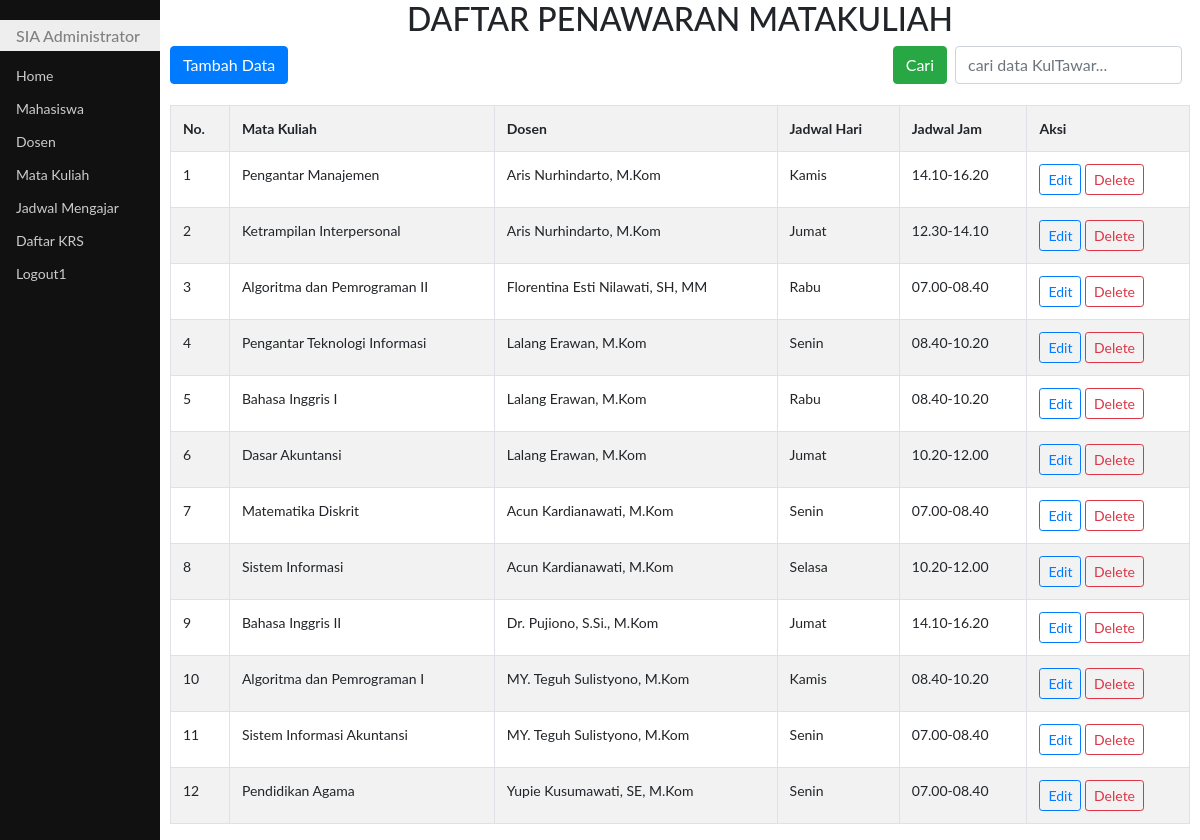
/updateTawar.php, run on the app's committed database.
### tables this page shows
CREATE TABLE `matkul` (
  `id` int(11) NOT NULL AUTO_INCREMENT,
  `idmatkul` char(10) DEFAULT NULL,
  `namamatkul` varchar(50) DEFAULT NULL,
  `sks` int(2) DEFAULT NULL,
  `jns` char(3) DEFAULT NULL,
  `smt` varchar(10) DEFAULT NULL,
  PRIMARY KEY (`id`)
);

CREATE TABLE `dosen` (
  `id` int(11) NOT NULL AUTO_INCREMENT,
  `npp` char(16) DEFAULT NULL,
  `namadosen` varchar(50) DEFAULT NULL,
  `homebase` char(10) DEFAULT NULL,
  PRIMARY KEY (`id`)
);

CREATE TABLE `kultawar` (
  `idmatkul` int(10) NOT NULL AUTO_INCREMENT,
  `npp` char(16) DEFAULT NULL,
  `klp` char(10) DEFAULT NULL,
  `hari` varchar(10) DEFAULT NULL,
  `jamkul` char(13) DEFAULT NULL,
  `ruang` char(6) DEFAULT NULL,
  PRIMARY KEY (`idmatkul`)
);

### fungsi.php (called while the page is built, shortened)
<?php
function encryptid($id)
{
    $enc = base64_encode(rand() * strtotime(date("Y-m-d H:i.s"))."-".$id);
    return $enc;
}
?>

### updateTawar.php (the view, shortened to what this page needs)
<!DOCTYPE html>
<html lang="en">
<head>
	<link rel="stylesheet" type="text/css" href="bootstrap4/css/bootstrap.css">
	<link rel="stylesheet" type="text/css" href="css/styleku.css">
	<link rel="stylesheet" href="https://use.fontawesome.com/releases/v5.7.0/css/all.css">
</head>
<body>
    <div class="utama">
    <h2 class="text-center">DAFTAR PENAWARAN MATAKULIAH</h2>
        <a class="btn btn-primary" href="addTawar.php">Tambah Data</a>
    <span class="float-right">
		<form action="" method="post" class="form-inline">
			<button class="btn btn-success" type="submit">Cari</button>
			<input class="form-control mr-2 ml-2" type="text" name="cari" placeholder="cari data KulTawar..." autofocus autocomplete="off">
		</form>
	</span>
    <br><br>
    <?php
    require "fungsi.php";
    if (isset($_POST['cari'])){
        $cari=$_POST['cari'];
        $rs=search('kultawar',"idkultawar like '%$cari%' or
                              idmatkul like '%$cari%' or
                              npp like '%$cari%' or
                              klp like '%$cari%' or
                              hari like '%$cari%' or
                              jamkul like '%$cari%' or
                              ruang like '%$cari%'");
    }else{
        $sql="select * from matkul a JOIN kultawar b ON (a.id = b.idmatkul) JOIN dosen c ON (c.npp=b.npp)";
    }
    $rs=mysqli_query($koneksi,$sql) or die(mysqli_error($koneksi));
    if(mysqli_num_rows($rs) == 0)
    {
        echo "data masih kosong";
    }
    else
    {
    ?>
    <table class="table table-bordered table-striped">
        <tr>
            <th>No.</th>
            <th>Mata Kuliah</th>
            <th>Dosen</th>
            <th>Jadwal Hari</th>
            <th>Jadwal Jam</th>
            <th>Aksi</th>
        </tr>
    <?php
        $i = 1;
        while($result = mysqli_fetch_object($rs))
        {
    ?>
        <tr>
            <td><?php echo $i?></td>
            <td><?php echo $result->namamatkul?></td>
            <td><?php echo $result->namadosen?></td>
            <td><?php echo $result->hari?></td>
            <td><?php echo $result->jamkul?></td>
            <td>
                <a class="btn btn-outline-primary btn-sm" href="editKulTawar.php?id=<?php echo encryptid($result->idkultawar)?>">Edit</a>
                <a class="btn btn-outline-danger btn-sm" href="hpsKulTawar.php?id=<?php echo encryptid($result->idkultawar)?>" onclick="return confirm ('Yakin dihapus?')">Delete</a></td>
        </tr>
    <?php
            $i++;
        }
    }
        ?>
</body>
</html>

### css/styleku.css (style rules this page uses)
body { font-family: "Lato", sans-serif; }
.menusamping { height: 100%; width: 160px; position: fixed; z-index: 1; top: 0; left: 0; background-color: #111; overflow-x: hidden; padding-top: 20px; }
.menusamping a { padding: 6px 8px 6px 16px; text-decoration: none; font-size: 14px; color: #ccc; display: block; }
.menusamping h1 { padding: 6px 8px 6px 16px; text-decoration: none; font-size: 16px; color: #818181; background-color:#eee; display: block; }
.utama { margin-left: 160px; font-size: 14px; padding: 0px 10px; }

### data on the page
matkul: namamatkul "Pengantar Manajemen", dosen.namadosen "Aris Nurhindarto, M.Kom", kultawar.hari "Kamis", kultawar.jamkul "14.10-16.20"
matkul: namamatkul "Ketrampilan Interpersonal", dosen.namadosen "Aris Nurhindarto, M.Kom", kultawar.hari "Jumat", kultawar.jamkul "12.30-14.10"
matkul: namamatkul "Algoritma dan Pemrograman II", dosen.namadosen "Florentina Esti Nilawati, SH, MM", kultawar.hari "Rabu", kultawar.jamkul "07.00-08.40"
matkul: namamatkul "Pengantar Teknologi Informasi", dosen.namadosen "Lalang Erawan, M.Kom", kultawar.hari "Senin", kultawar.jamkul "08.40-10.20"
matkul: namamatkul "Bahasa Inggris I", dosen.namadosen "Lalang Erawan, M.Kom", kultawar.hari "Rabu", kultawar.jamkul "08.40-10.20"
matkul: namamatkul "Dasar Akuntansi", dosen.namadosen "Lalang Erawan, M.Kom", kultawar.hari "Jumat", kultawar.jamkul "10.20-12.00"
matkul: namamatkul "Matematika Diskrit", dosen.namadosen "Acun Kardianawati, M.Kom", kultawar.hari "Senin", kultawar.jamkul "07.00-08.40"
matkul: namamatkul "Sistem Informasi", dosen.namadosen "Acun Kardianawati, M.Kom", kultawar.hari "Selasa", kultawar.jamkul "10.20-12.00"
matkul: namamatkul "Bahasa Inggris II", dosen.namadosen "Dr. Pujiono, S.Si., M.Kom", kultawar.hari "Jumat", kultawar.jamkul "14.10-16.20"
matkul: namamatkul "Algoritma dan Pemrograman I", dosen.namadosen "MY. Teguh Sulistyono, M.Kom", kultawar.hari "Kamis", kultawar.jamkul "08.40-10.20"
matkul: namamatkul "Sistem Informasi Akuntansi", dosen.namadosen "MY. Teguh Sulistyono, M.Kom", kultawar.hari "Senin", kultawar.jamkul "07.00-08.40"
matkul: namamatkul "Pendidikan Agama", dosen.namadosen "Yupie Kusumawati, SE, M.Kom", kultawar.hari "Senin", kultawar.jamkul "07.00-08.40"
